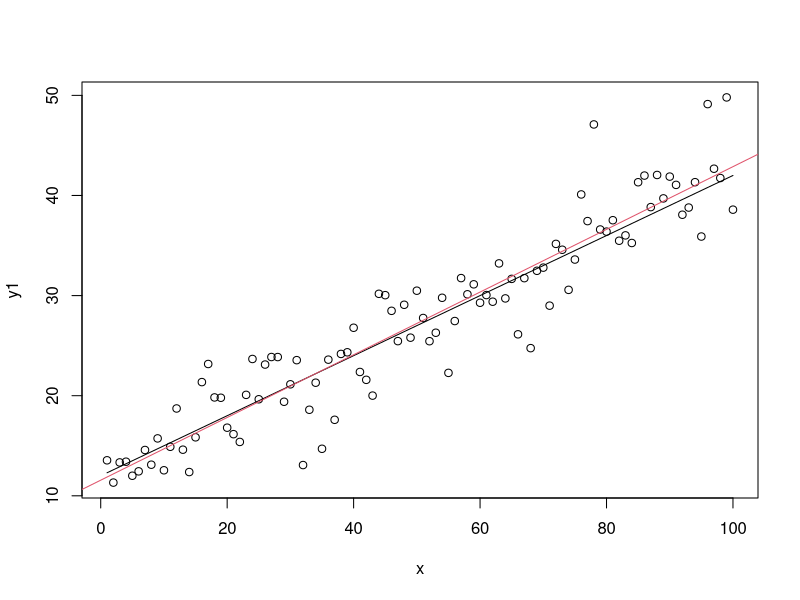
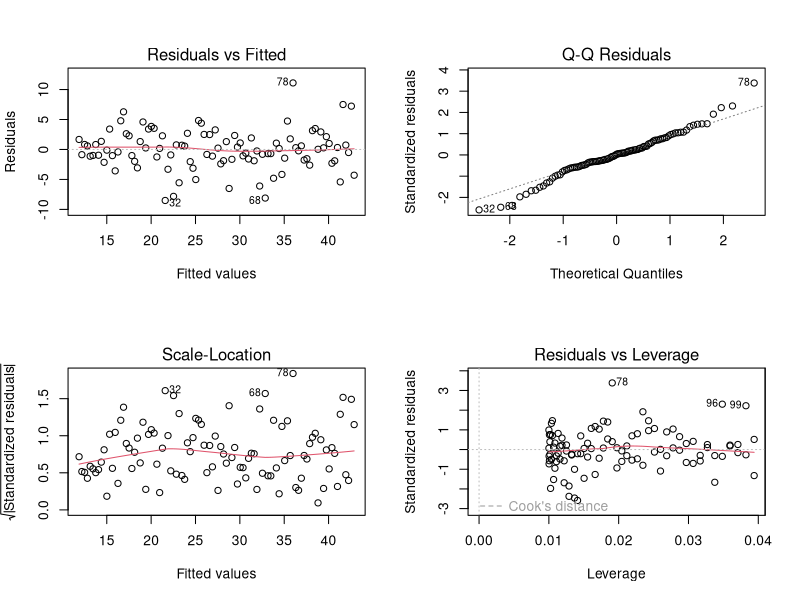
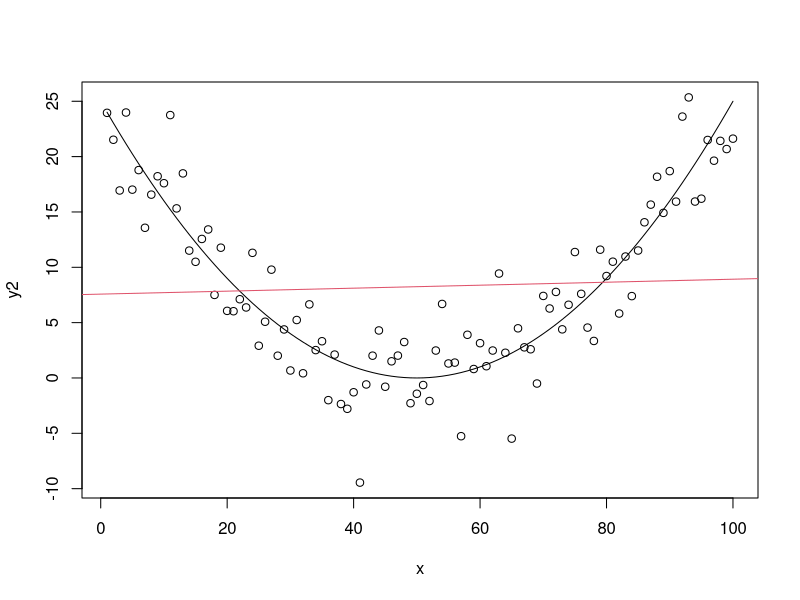
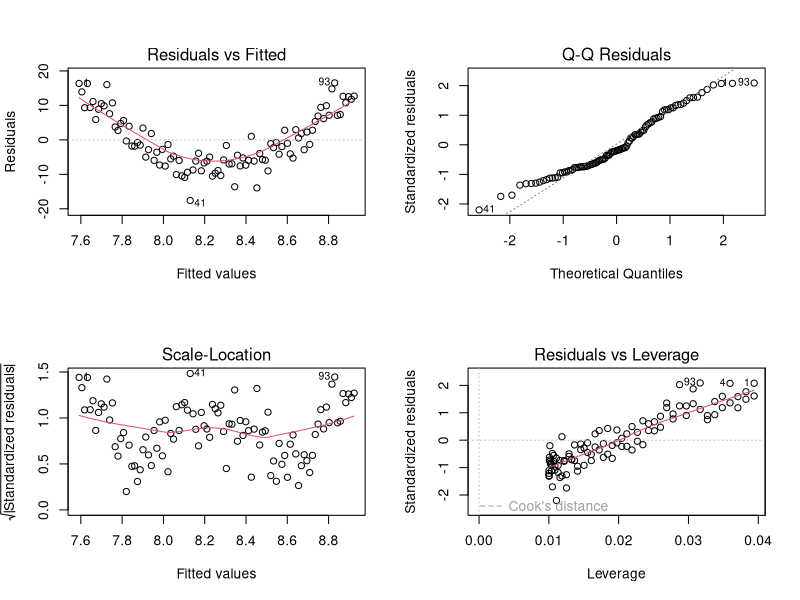
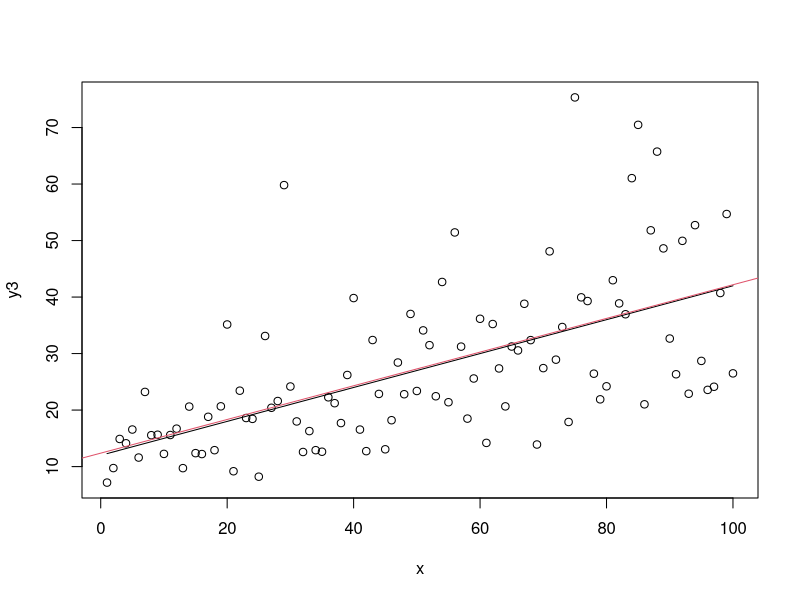
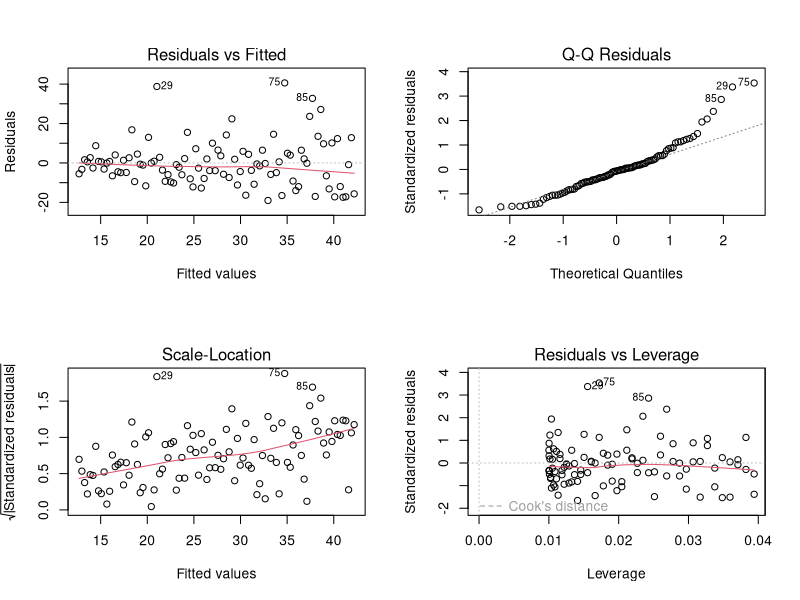
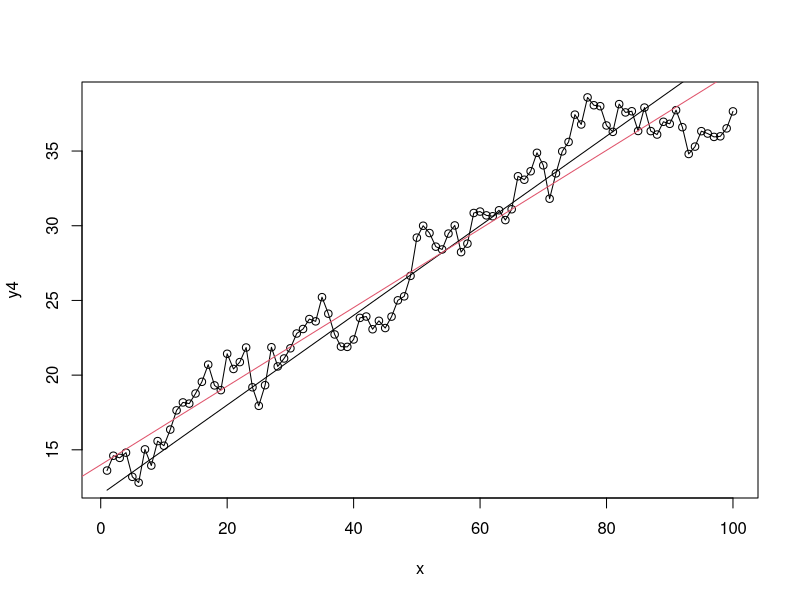
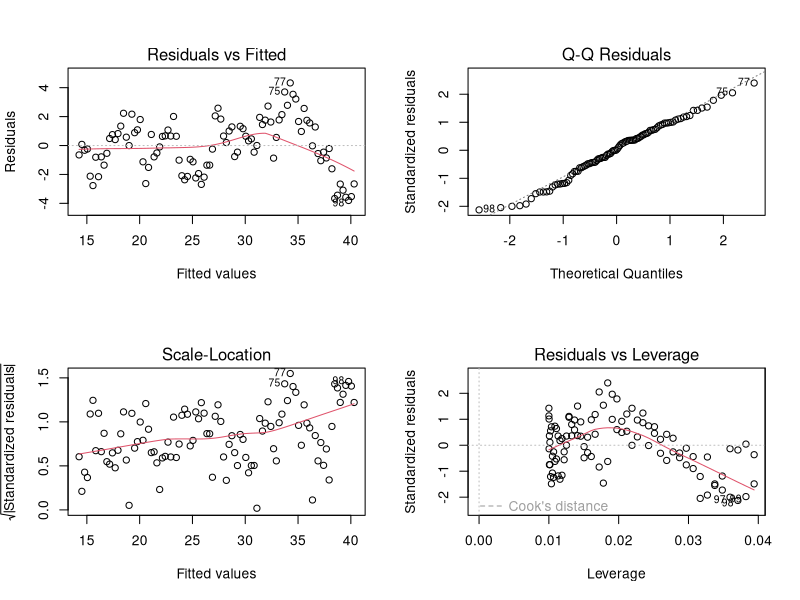

The R script that drew these images, in order:
# define x variable
x <- 1:100

# example 1: true relationship linear ------
# conditional mean values
yhat1 <- 12 + 0.3 * x
# simulated response variable
y1 <- rnorm(n = 100, mean = yhat1, sd = 3)

# plot of relationship
plot(y1 ~ x)
lines(yhat1 ~ x)

# fit linear model
lm1 <- lm(y1 ~ x)

# inspect model summary  
summary(lm1)

# add predictions to plot
abline(lm1, col = 2)

# model inspection plots
par(mfrow = c(2, 2))
plot(lm1)
par(mfrow = c(1, 1))


# example 2: true relationship nonlinear ------
# conditional mean values (from parabola)
yhat2 <- (0.1 * (x - 50))^2
# simulated response variable
y2 <- rnorm(n = 100, mean = yhat2, sd = 3)

# plot of relationship
plot(y2 ~ x)
lines(yhat2 ~ x)

# fit linear model
lm2 <- lm(y2 ~ x)

# inspect model summary  
summary(lm2)

# add predictions to plot
abline(lm2, col = 2)

# model inspection plots
par(mfrow = c(2, 2))
plot(lm2)
par(mfrow = c(1, 1))


# example 3: inhomogeneous error variance -------
# new response with same mean as in first example, but
# lognormal errors
y3 <- exp(rnorm(n = 100, mean = log(yhat1), sd = 0.4))

# plot of relationship
plot(y3 ~ x)
lines(yhat1 ~ x)

# fit linear model
lm3 <- lm(y3 ~ x)

# inspect model summary  
summary(lm3)

# add predictions to plot
abline(lm3, col = 2)

# model inspection plots
par(mfrow = c(2, 2))
plot(lm3)
par(mfrow = c(1, 1))


# example 4: autocorrelated residuals -------
# simulate AR1 autocorrelated residuals
res <- vector(length = 100)
res[1] <- rnorm(n = 1, mean = 0, sd = 1)
for(i in 2:100) res[i] <- 0.9 * res[i-1] + rnorm(n = 1, mean = 0, sd = 1)

# get response
y4 <- yhat1  + res


# plot of relationship
plot(y4 ~ x)
lines(y4 ~ x)
lines(yhat1 ~ x)

# fit linear model
lm4 <- lm(y4 ~ x)

# inspect model summary  
summary(lm4)

# add predictions to plot
abline(lm4, col = 2)

# model inspection plots
par(mfrow = c(2, 2))
plot(lm4)
par(mfrow = c(1, 1))


# example 5: presence of outliers -------
# take y1 and add some outliers
y5 <- ifelse(test = runif(n = 100) < 0.9,
             yes  = yhat1 + rnorm(100, 0, 3),
             no   = yhat1 + rnorm(100, 0, 15))

# plot of relationship
plot(y5 ~ x)
lines(yhat1 ~ x)

# fit linear model
lm5 <- lm(y5 ~ x)

# inspect model summary  
summary(lm5)

# add predictions to plot
abline(lm5, col = 2)

# model inspection plots
par(mfrow = c(2, 2))
plot(lm5)
par(mfrow = c(1, 1))

